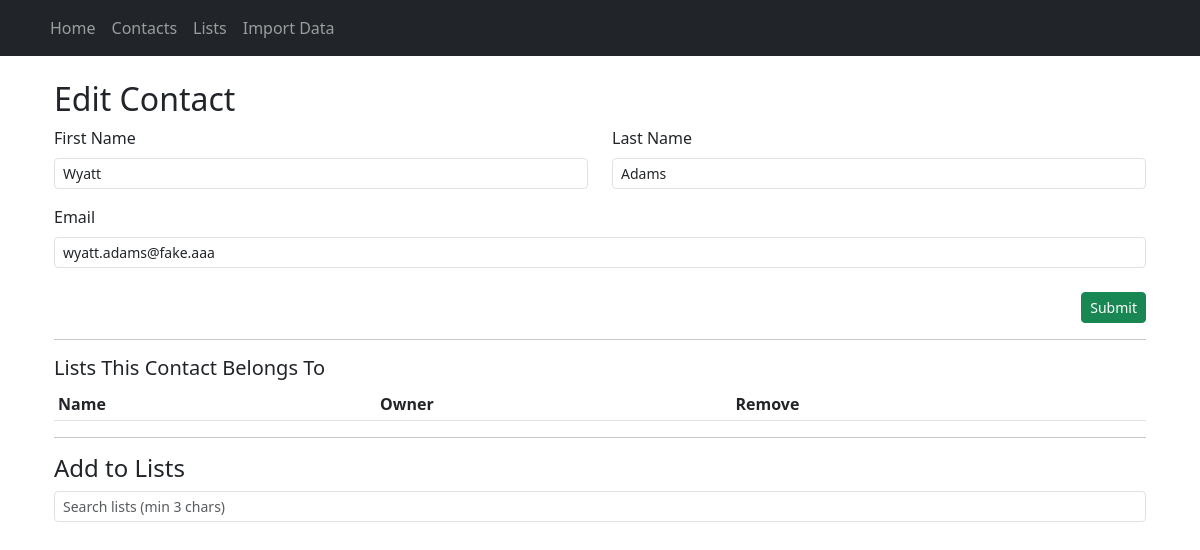
The app's page /edit/49 with its own data.
### models.py (models this page shows)
class Contact(db.Model):
    id = db.Column(db.Integer, primary_key=True)
    first_name = db.Column(db.String(50), nullable=False)
    last_name = db.Column(db.String(50), nullable=False)
    email = db.Column(db.String(120), unique=True, nullable=False)

### app.py (the view, shortened to what this page needs)
@app.route('/edit/<int:contact_id>', methods=['GET', 'POST'])
def edit_contact(contact_id):
    contact = Contact.query.get_or_404(contact_id)
    form = ContactForm(obj=contact)
    return render_template('edit_contact.html', form=form, contact=contact)

### forms.py
class ContactForm(FlaskForm):
    first_name = StringField('First Name', validators=[DataRequired()])
    last_name = StringField('Last Name', validators=[DataRequired()])
    email = StringField('Email', validators=[DataRequired(), Email()])
    submit = SubmitField('Submit')

### templates/edit_contact.html (shortened to what this page needs)
{% extends 'base.html' %}
{% block content %}
<div class="container">
    <h2>Edit Contact</h2>
    <form method="POST" class="mb-3">
        <div class="row mb-3">
            <div class="col-md-6">
                {{ form.first_name.label(class="form-label") }}
                {{ form.first_name(class="form-control form-control-sm") }}
            </div>
            <div class="col-md-6">
                {{ form.last_name.label(class="form-label") }}
                {{ form.last_name(class="form-control form-control-sm") }}
            </div>
        </div>
        <div class="mb-3">
            {{ form.email.label(class="form-label") }}
            {{ form.email(class="form-control form-control-sm") }}
        </div>
        <div class="d-flex justify-content-end mt-4">
            {{ form.submit(class="btn btn-success btn-sm") }}
        </div>
    </form>
    <hr>
    <h5>Lists This Contact Belongs To</h5>
    <table class="table table-sm" id="current-lists-table">
        <thead>
            <tr>
                <th>Name</th>
                <th>Owner</th>
                <th>Remove</th>
            </tr>
        </thead>
    </table>
    <hr>
    <h4>Add to Lists</h4>
    <div class="mb-3">
        <input type="text" id="list-search" class="form-control form-control-sm" placeholder="Search lists (min 3 chars)">
    </div>
</div>
{% endblock %}

### records on screen
Contact: first_name "Wyatt", last_name "Adams", email "wyatt.adams@fake.aaa"
